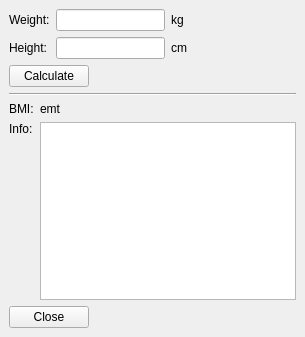
<?xml version="1.0" encoding="UTF-8"?>
<ui version="4.0">
 <class>MainWindow</class>
 <widget class="QMainWindow" name="MainWindow">
  <property name="geometry">
   <rect>
    <x>0</x>
    <y>0</y>
    <width>298</width>
    <height>337</height>
   </rect>
  </property>
  <property name="windowTitle">
   <string>MainWindow</string>
  </property>
  <widget class="QWidget" name="centralwidget">
   <property name="sizePolicy">
    <sizepolicy hsizetype="MinimumExpanding" vsizetype="MinimumExpanding">
     <horstretch>0</horstretch>
     <verstretch>0</verstretch>
    </sizepolicy>
   </property>
   <layout class="QGridLayout" name="gridLayout_3">
    <item row="0" column="0">
     <layout class="QVBoxLayout" name="vLayout" stretch="0,0,0,0,0">
      <property name="sizeConstraint">
       <enum>QLayout::SetFixedSize</enum>
      </property>
      <item>
       <layout class="QGridLayout" name="gridLayout">
        <property name="sizeConstraint">
         <enum>QLayout::SetMinAndMaxSize</enum>
        </property>
        <item row="0" column="2">
         <widget class="QLabel" name="kgLabel">
          <property name="text">
           <string>kg</string>
          </property>
         </widget>
        </item>
        <item row="1" column="0">
         <widget class="QLabel" name="heightLabel">
          <property name="text">
           <string>Height:</string>
          </property>
         </widget>
        </item>
        <item row="1" column="2">
         <widget class="QLabel" name="cmLabel">
          <property name="text">
           <string>cm</string>
          </property>
         </widget>
        </item>
        <item row="1" column="1">
         <widget class="QLineEdit" name="heightLineEdit"/>
        </item>
        <item row="0" column="0">
         <widget class="QLabel" name="weightLabel">
          <property name="text">
           <string>Weight:</string>
          </property>
         </widget>
        </item>
        <item row="0" column="1">
         <widget class="QLineEdit" name="weightLineEdit">
          <property name="sizePolicy">
           <sizepolicy hsizetype="Expanding" vsizetype="Fixed">
            <horstretch>0</horstretch>
            <verstretch>0</verstretch>
           </sizepolicy>
          </property>
         </widget>
        </item>
        <item row="1" column="3">
         <spacer name="horizontalSpacer_3">
          <property name="orientation">
           <enum>Qt::Horizontal</enum>
          </property>
          <property name="sizeHint" stdset="0">
           <size>
            <width>40</width>
            <height>20</height>
           </size>
          </property>
         </spacer>
        </item>
       </layout>
      </item>
      <item>
       <layout class="QHBoxLayout" name="horizontalLayout_3" stretch="0,1">
        <item>
         <widget class="QPushButton" name="countButton">
          <property name="text">
           <string>Calculate</string>
          </property>
         </widget>
        </item>
        <item>
         <spacer name="horizontalSpacer">
          <property name="orientation">
           <enum>Qt::Horizontal</enum>
          </property>
          <property name="sizeHint" stdset="0">
           <size>
            <width>40</width>
            <height>20</height>
           </size>
          </property>
         </spacer>
        </item>
       </layout>
      </item>
      <item>
       <widget class="Line" name="line">
        <property name="orientation">
         <enum>Qt::Horizontal</enum>
        </property>
       </widget>
      </item>
      <item>
       <layout class="QGridLayout" name="gridLayout_2">
        <item row="0" column="1">
         <widget class="QLabel" name="resultLabel">
          <property name="text">
           <string>emt</string>
          </property>
         </widget>
        </item>
        <item row="1" column="0">
         <layout class="QVBoxLayout" name="verticalLayout_4">
          <item>
           <widget class="QLabel" name="infoLabel">
            <property name="text">
             <string>Info:</string>
            </property>
           </widget>
          </item>
          <item>
           <spacer name="verticalSpacer">
            <property name="orientation">
             <enum>Qt::Vertical</enum>
            </property>
            <property name="sizeHint" stdset="0">
             <size>
              <width>20</width>
              <height>40</height>
             </size>
            </property>
           </spacer>
          </item>
         </layout>
        </item>
        <item row="0" column="0">
         <widget class="QLabel" name="bmiLabel">
          <property name="text">
           <string>BMI:</string>
          </property>
         </widget>
        </item>
        <item row="1" column="1">
         <widget class="QTextBrowser" name="infoTextBrowser">
          <property name="enabled">
           <bool>true</bool>
          </property>
          <property name="sizePolicy">
           <sizepolicy hsizetype="Maximum" vsizetype="Ignored">
            <horstretch>10</horstretch>
            <verstretch>0</verstretch>
           </sizepolicy>
          </property>
         </widget>
        </item>
       </layout>
      </item>
      <item>
       <layout class="QHBoxLayout" name="horizontalLayout_5" stretch="0,1">
        <item>
         <widget class="QPushButton" name="closeButton">
          <property name="text">
           <string>Close</string>
          </property>
         </widget>
        </item>
        <item>
         <spacer name="horizontalSpacer_2">
          <property name="orientation">
           <enum>Qt::Horizontal</enum>
          </property>
          <property name="sizeHint" stdset="0">
           <size>
            <width>40</width>
            <height>20</height>
           </size>
          </property>
         </spacer>
        </item>
       </layout>
      </item>
     </layout>
    </item>
   </layout>
  </widget>
 </widget>
 <resources/>
 <connections>
  <connection>
   <sender>closeButton</sender>
   <signal>released()</signal>
   <receiver>MainWindow</receiver>
   <slot>close()</slot>
   <hints>
    <hint type="sourcelabel">
     <x>47</x>
     <y>318</y>
    </hint>
    <hint type="destinationlabel">
     <x>148</x>
     <y>168</y>
    </hint>
   </hints>
  </connection>
 </connections>
</ui>
